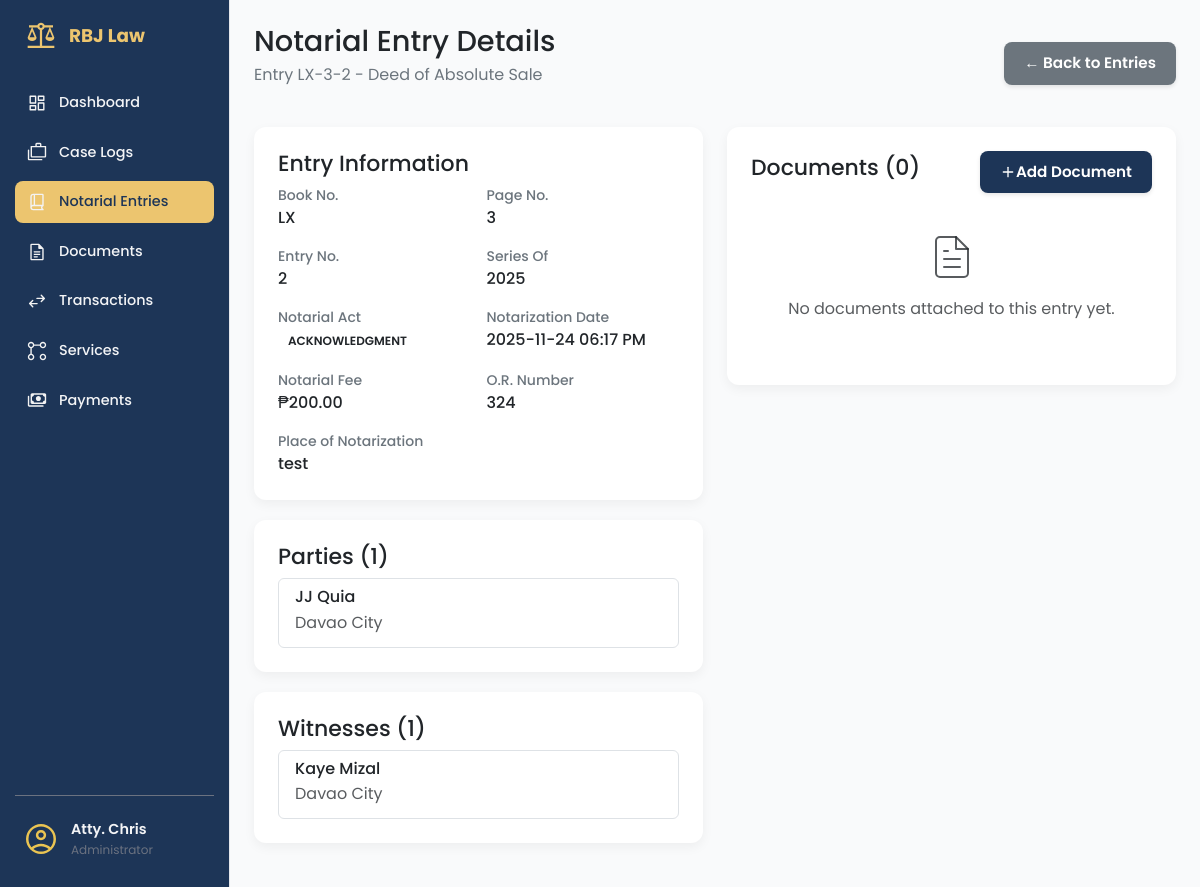
The app's page /notarial-entries/1 (signed in), older data.
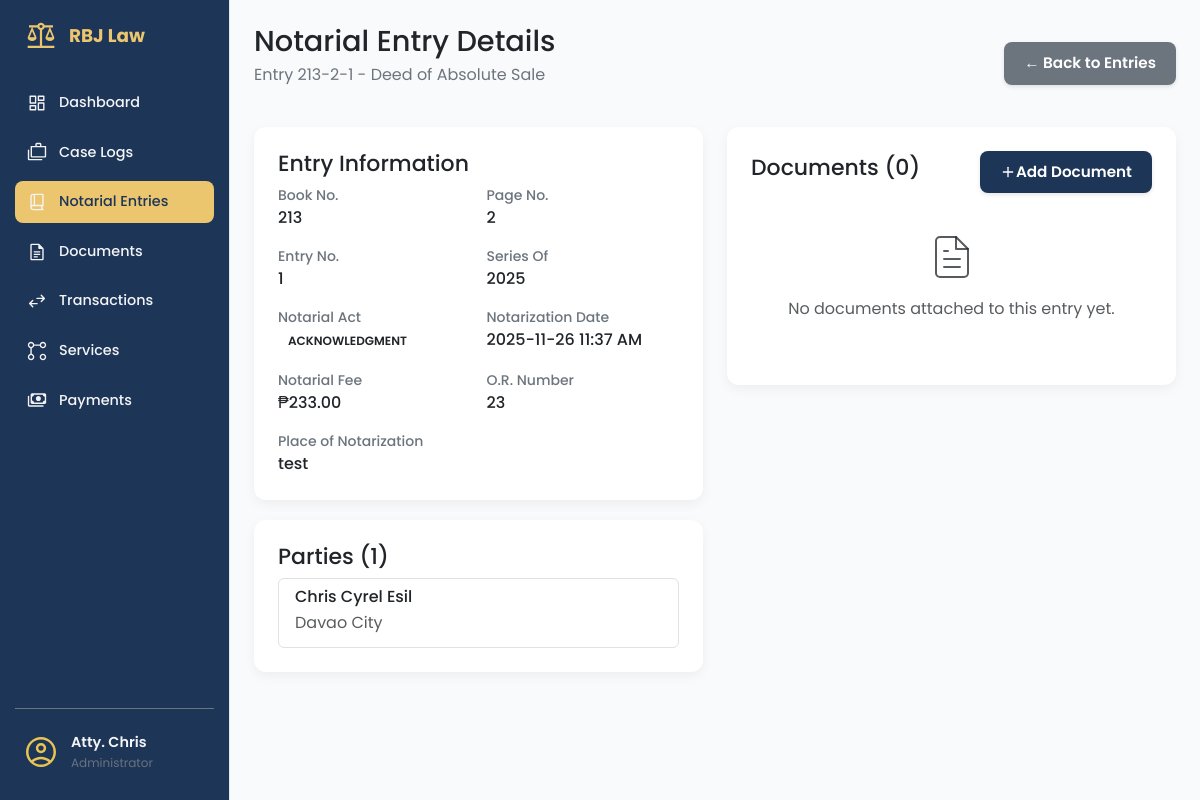
The same page, newer data.
### app/models/notarial_entry_mdl.py (models this page shows, shortened)
class NotarialEntry(db.Model):
    __tablename__ = 'notarial_entries'
    id = db.Column(db.Integer, primary_key=True)
    not_entry_num = db.Column(db.String(255), nullable=False)
    not_page_num = db.Column(db.String(255), nullable=False)
    not_book_num = db.Column(db.String(255), nullable=False)
    not_series = db.Column(db.Integer, nullable=False)
    not_title = db.Column(db.String(255), nullable=False)
    not_date = db.Column(db.DateTime, nullable=False, default=datetime.utcnow)
    not_type_act = db.Column(db.String(255), nullable=False)
    not_fee = db.Column(Numeric(10, 2), nullable=False)
    not_fee_or = db.Column(db.String(255), nullable=False)
    not_other_place = db.Column(db.String(255), nullable=True)
    not_comp_evidence_id = db.Column(db.String(150), nullable=True)
    transaction_item_id = db.Column(db.Integer, db.ForeignKey('transaction_items.id'), nullable=True)
    transaction_status = db.Column(db.String(50), default='no_transaction')  # no_transaction, unpaid, paid
    transaction_item = db.relationship('TransactionItem',
                                     foreign_keys=[transaction_item_id],
                                     backref='notary_entries',
                                     lazy=True)

class NotarialEntryParty(db.Model):
    __tablename__ = 'notarial_entry_parties'
    id = db.Column(db.Integer, primary_key=True)
    notarial_entry_id = db.Column(db.Integer, db.ForeignKey('notarial_entries.id'), nullable=False)
    party_name = db.Column(db.String(150), nullable=False)
    party_address = db.Column(db.String(150), nullable=False)
    notarial_entry = db.relationship('NotarialEntry', backref='parties', lazy=True)

class NotarialEntryWitness(db.Model):
    __tablename__ = 'notarial_entry_witnesses'
    id = db.Column(db.Integer, primary_key=True)
    notarial_entry_id = db.Column(db.Integer, db.ForeignKey('notarial_entries.id'), nullable=False)
    witness_name = db.Column(db.String(150), nullable=True)
    witness_address = db.Column(db.String(150), nullable=True)
    notarial_entry = db.relationship('NotarialEntry', backref='witnesses', lazy=True)

### app/routes/notarial_entries_routes.py (the view)
@notarial_entries_bp.route('/<int:entry_id>')
@login_required
def entry_details(entry_id):
    entry = NotarialEntryService.get_entry_by_id(entry_id)
    if not entry:
        flash('Notarial entry not found!', 'error')
        return redirect(url_for('notarial_entries.notarial_entries_page'))
    return render_template('notarial_entry_details.html', entry=entry)

### app/services/notarial_entry_service.py (called while the page is built)
    @staticmethod # Missing staticmethod decorator?
    def get_entry_by_id(entry_id):
         return NotarialEntry.query.options(
             joinedload(NotarialEntry.parties),
             joinedload(NotarialEntry.witnesses)
         ).filter_by(id=entry_id).first()

### app/templates/notarial_entry_details.html (shortened to what the changed rows need)
{% extends 'base.html' %}
{% block content %}
<main class="dashboard-content">
    <header class="dashboard-header">
        <div>
            <h1>Notarial Entry Details </h1>
            <p>Entry {{ entry.not_book_num }}-{{ entry.not_page_num }}-{{ entry.not_entry_num }} - {{ entry.not_title }}
            </p>
        </div>
    </header>
    <div class="row">
        <div class="col-md-6">
            <section class="content-section">
                <div class="panel-card" style="margin-bottom: 20px;">
                    <div class="detail-grid">
                        <div class="detail-item">
                            <span class="detail-label">Book No.</span>
                            <span class="detail-value">{{ entry.not_book_num }}</span>
                        </div>
                        <div class="detail-item">
                            <span class="detail-label">Page No.</span>
                            <span class="detail-value">{{ entry.not_page_num }}</span>
                        </div>
                        <div class="detail-item">
                            <span class="detail-label">Entry No.</span>
                            <span class="detail-value">{{ entry.not_entry_num }}</span>
                        </div>
                        <div class="detail-item">
                            <span class="detail-label">Series Of</span>
                            <span class="detail-value">{{ entry.not_series }}</span>
                        </div>
                        <div class="detail-item">
                            <span class="detail-value">
                                <span class="status-tag status-tag--{{ entry.not_type_act|lower|replace(' ', '-') }}">
                                    {{ entry.not_type_act }}
                                </span>
                            </span>
                        </div>
                        <div class="detail-item">
                            <span class="detail-label">Notarization Date</span>
                            <span class="detail-value">{{ entry.not_date.strftime('%Y-%m-%d %I:%M %p') }}</span>
                        </div>
                        <div class="detail-item">
                            <span class="detail-label">Notarial Fee</span>
                            <span class="detail-value">₱{{ "%.2f"|format(entry.not_fee) }}</span>
                        </div>
                        <div class="detail-item">
                            <span class="detail-label">O.R. Number</span>
                            <span class="detail-value">{{ entry.not_fee_or }}</span>
                        </div>
                        {% if entry.not_other_place %}
                        <div class="detail-item">
                            <span class="detail-label">Place of Notarization</span>
                            <span class="detail-value">{{ entry.not_other_place }}</span>
                        </div>
                        {% endif %}
                    </div>
                </div>
                <div class="panel-card" style="margin-bottom: 20px;">
                    <div class="list-group">
                        {% for party in entry.parties %}
                        <div class="list-group-item">
                            <h6 class="mb-1">{{ party.party_name }}</h6>
                            <p class="mb-1 text-muted">{{ party.party_address }}</p>
                        </div>
                        {% endfor %}
                    </div>
                </div>
                {% if entry.witnesses %}
                <div class="panel-card" style="margin-bottom: 20px;">
                    <h5 class="panel-card__title">Witnesses ({{ entry.witnesses|length }})</h5>
                    <div class="list-group">
                        {% for witness in entry.witnesses %}
                        <div class="list-group-item">
                            <h6 class="mb-1">{{ witness.witness_name }}</h6>
                            {% if witness.witness_address %}
                            <p class="mb-1 text-muted">{{ witness.witness_address }}</p>
                            {% endif %}
                        </div>
                        {% endfor %}
                    </div>
                </div>
                {% endif %}
            </section>
        </div>
    </div>
</main>
{% endblock %}

Row changes from the older to the newer data that the page shows:
removed NotarialEntryWitness: witness_name "Kaye Mizal", witness_address "Davao City"
changed NotarialEntry "Deed of Absolute Sale": not_book_num "LX" → "213"; not_page_num "3" → "2"; not_entry_num "2" → "1"; not_date "2025-11-24 06:17 PM" → "2025-11-26 11:37 AM"; not_fee "200.00" → "233.00"; not_fee_or "324" → "23"
changed NotarialEntryParty "Davao City": party_name "JJ Quia" → "Chris Cyrel Esil"
Text that changed along with them:
{{ entry.witnesses|length }}: "1" → (not shown)
text no longer shown: "Witnesses ( )"
